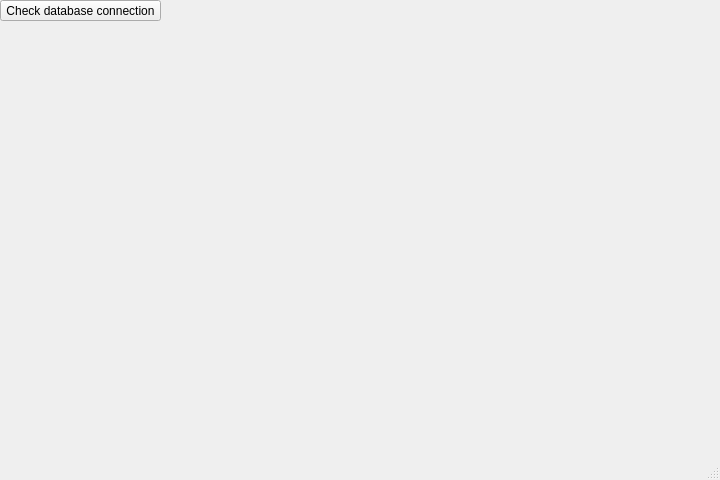
<?xml version="1.0" encoding="UTF-8"?>
<ui version="4.0">
 <class>MainWindow</class>
 <widget class="QMainWindow" name="MainWindow">
  <property name="geometry">
   <rect>
    <x>0</x>
    <y>0</y>
    <width>720</width>
    <height>480</height>
   </rect>
  </property>
  <property name="minimumSize">
   <size>
    <width>720</width>
    <height>480</height>
   </size>
  </property>
  <property name="baseSize">
   <size>
    <width>0</width>
    <height>0</height>
   </size>
  </property>
  <property name="windowTitle">
   <string>Information system</string>
  </property>
  <property name="windowIcon">
   <iconset resource="sources.qrc">
    <normaloff>:/images/src/img/icon.png</normaloff>:/images/src/img/icon.png</iconset>
  </property>
  <property name="styleSheet">
   <string notr="true">#centralwidget
{
	border-image: url(:/images/src/img/background.jpg);
}

#statusbar
{
	border-image: url(:/images/src/img/statusbar.jpg);
}
</string>
  </property>
  <widget class="QWidget" name="centralwidget">
   <property name="styleSheet">
    <string notr="true"/>
   </property>
   <widget class="QPushButton" name="pushButton_database_connection_check">
    <property name="geometry">
     <rect>
      <x>0</x>
      <y>0</y>
      <width>161</width>
      <height>21</height>
     </rect>
    </property>
    <property name="text">
     <string>Check database connection</string>
    </property>
   </widget>
  </widget>
  <widget class="QStatusBar" name="statusbar"/>
  <widget class="QMenuBar" name="menubar">
   <property name="geometry">
    <rect>
     <x>0</x>
     <y>0</y>
     <width>720</width>
     <height>21</height>
    </rect>
   </property>
   <property name="nativeMenuBar">
    <bool>true</bool>
   </property>
  </widget>
 </widget>
 <resources>
  <include location="sources.qrc"/>
 </resources>
 <connections/>
</ui>
